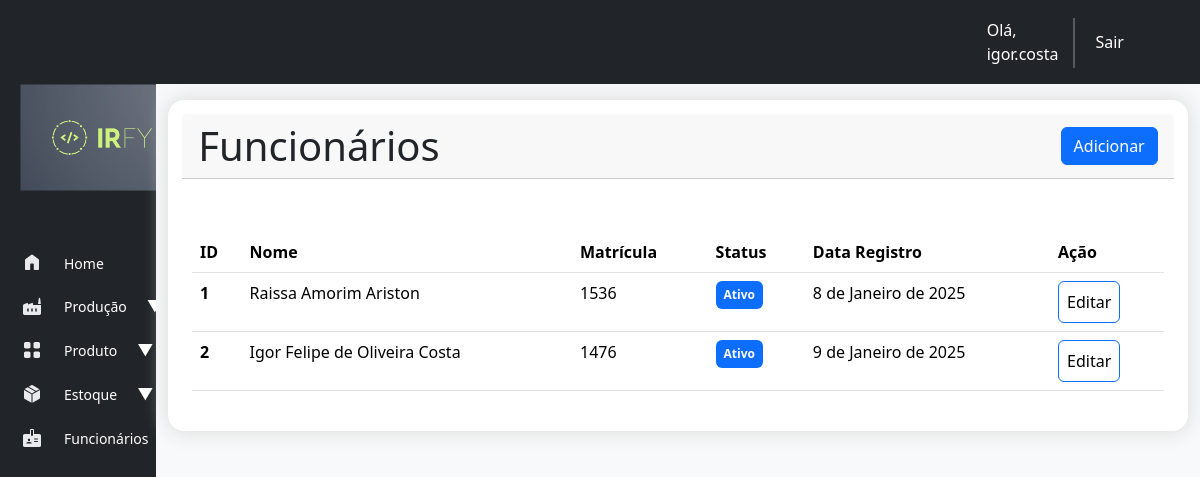
The app's page /cadastro/list_funcionarios/ (signed in), older data.
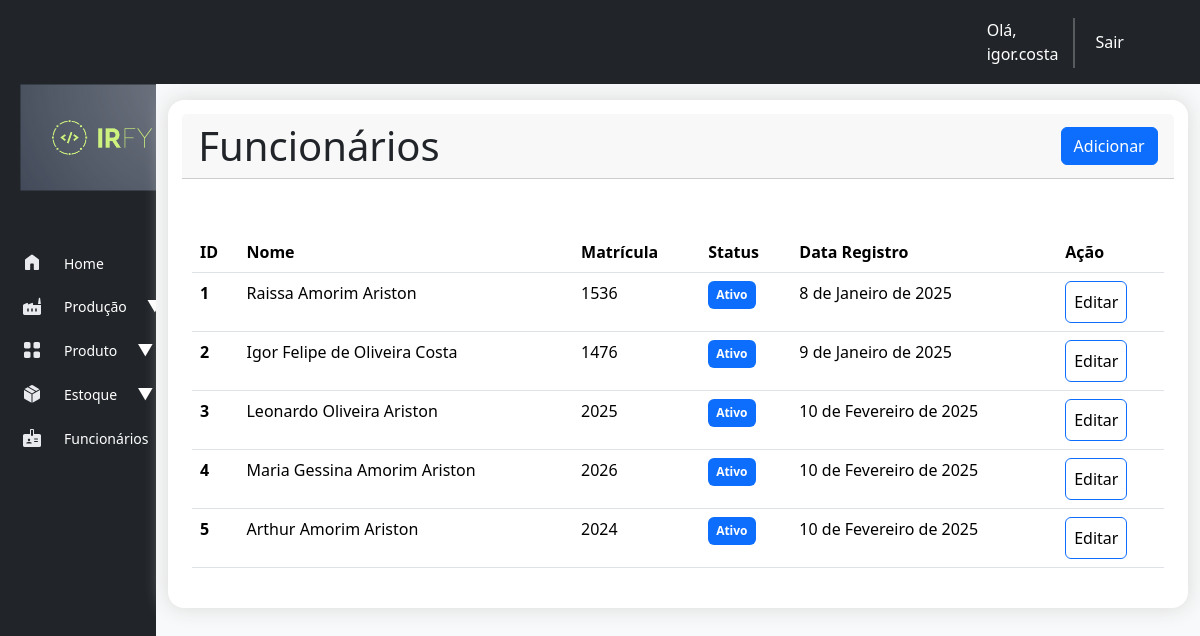
The same page, newer data.
### cadastro/models.py (models this page shows, shortened)
class Funcionario(models.Model):
    STATUS_CHOICES = [
        ('ativo', 'Ativo'),        ('inativo', 'Inativo'),
    ]
    nome_funcionario = models.CharField(max_length=100)
    matricula_funcionario = models.CharField(max_length=5, unique=True)
    status = models.CharField(max_length=7, choices=STATUS_CHOICES, default="ativo")
    created_at = models.DateField(auto_now_add=True)

### cadastro/views.py (the view)
# urls.py: path('list_funcionarios/', views.list_funcionarios, name='list_funcionarios'),
@login_required
def list_funcionarios(request):
    list_funcionarios = Funcionario.objects.all()
    context = {'list_funcionarios': list_funcionarios}
    return render(request, 'funcionario/list_funcionarios.html', context)

### cadastro/templates/funcionario/list_funcionarios.html (shortened to what this page needs)
{% extends "base.html" %}
{% block header %}
<div class="card-header d-flex justify-content-between">
    <div>
        <h2 class="display-6 mb-0">Funcionários</h2>
    </div>
    <div style="align-content: center;">
        {% block buttons %}
        <div class="d-grid gap-1">
          <a class="btn btn-primary" href="{% url 'novo_funcionario'%}" role="button">Adicionar</a>
      </div>
        {% endblock buttons %}
    </div>
</div>
{% endblock header %}
{% block content %}
    <table class="table table-hover">
        <thead >
          <tr>
            <th scope="col">ID</th>
            <th scope="col">Nome</th>
            <th scope="col">Matrícula</th>
            <th scope="col">Status</th>
            <th scope="col">Data Registro</th>
            <th scope="col">Ação</th>
          </tr>
        </thead>
        <tbody class="table table-hover">
        {% for funcionario in list_funcionarios %}
          <tr>
            <th scope="row">{{ funcionario.id }}</th>
            <td>{{ funcionario.nome_funcionario }}</td>
            <td>{{ funcionario.matricula_funcionario }}</td>
            {% if funcionario.status == "ativo"%}
            <td><span class="badge text-bg-primary">{{ funcionario.get_status_display }}</span></td>
            {% else %}
            <td> <span class="badge text-bg-warning">{{ funcionario.get_status_display }}</span></td>
            {% endif %}
            <td>{{ funcionario.created_at }}</td>
            <td><a class="btn btn-primary" role="button">Editar</a></td>
          </tr>
        {% empty %}
          Não produtos cadastrados
        {% endfor %}
        </tbody>
      </table>
{% endblock content %}

Row changes from the older to the newer data that the page shows:
added Funcionario: id "3", nome_funcionario "Leonardo Oliveira Ariston", matricula_funcionario "2025", status "Ativo", created_at "10 de Fevereiro de 2025"
added Funcionario: id "4", nome_funcionario "Maria Gessina Amorim Ariston", matricula_funcionario "2026", status "Ativo", created_at "10 de Fevereiro de 2025"
added Funcionario: id "5", nome_funcionario "Arthur Amorim Ariston", matricula_funcionario "2024", status "Ativo", created_at "10 de Fevereiro de 2025"
